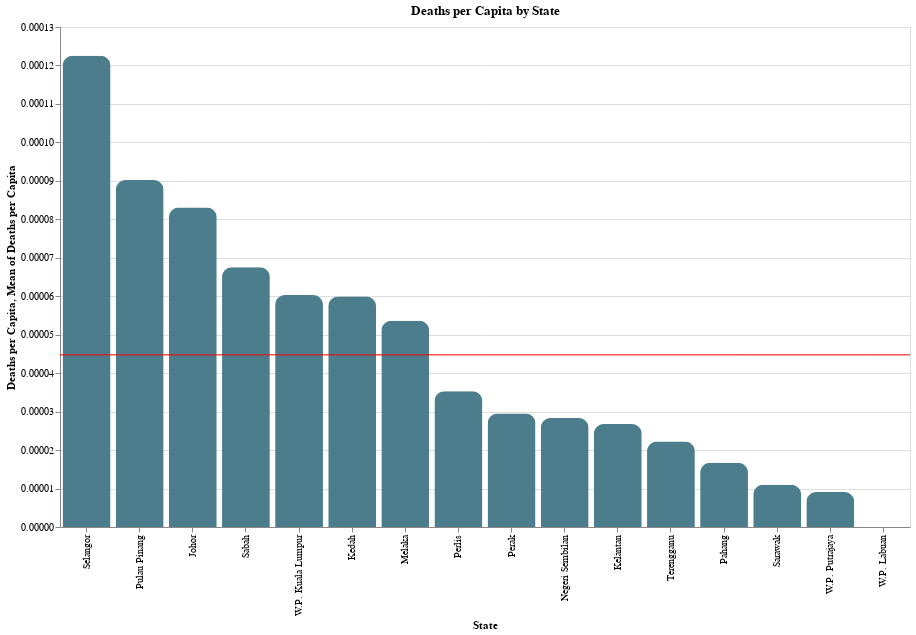

Write notebook code for a chart like this one.
### Code cell
#Plotting bar chart for deaths per capita by state

bar = alt.Chart(deaths_by_state).mark_bar(
    
    #To give the bars a rounded edge
    cornerRadiusTopLeft=10,
    cornerRadiusTopRight=10
).encode(
    
    #Sorting the values
    x=alt.X('State', sort='-y'),
    y='Deaths per Capita',
    color=alt.condition(
        alt.datum.year == 0,
        alt.value('red'),
        alt.value('#4b7d8d')
    )
)

#Adds a red line marking the mean value
rule = alt.Chart(deaths_by_state).mark_rule(color='red').encode(
    y='mean(Deaths per Capita)'
)

(bar + rule).properties(width=850, height=500, title='Deaths per Capita by State')

### Figure 1 — Vega-Lite specification as saved in the notebook (floating-point values rounded to 4 significant figures)
{"config": {"view": {"continuousWidth": 400, "continuousHeight": 300}}, "layer": [{"mark": {"type": "bar", "cornerRadiusTopLeft": 10, "cornerRadiusTopRight": 10}, "encoding": {"color": {"condition": {"value": "red", "test": "(datum.year === 0)"}, "value": "#4b7d8d"}, "x": {"type": "nominal", "field": "State", "sort": "-y"}, "y": {"type": "quantitative", "field": "Deaths per Capita"}}}, {"mark": {"type": "rule", "color": "red"}, "encoding": {"y": {"type": "quantitative", "aggregate": "mean", "field": "Deaths per Capita"}}}], "data": {"name": "data-88acee8968138dae885daa1aa876af90"}, "height": 500, "title": "Deaths per Capita by State", "width": 850, "$schema": "https://vega.github.io/schema/vega-lite/v4.8.1.json", "datasets": {"data-88acee8968138dae885daa1aa876af90": [{"State": "Selangor", "Deaths": 801, "Population": 6538000, "Deaths per Capita": 0.0001225}, {"State": "Pulau Pinang", "Deaths": 160, "Population": 1773600, "Deaths per Capita": 9.021e-05}, {"State": "Johor", "Deaths": 314, "Population": 3781000, "Deaths per Capita": 8.305e-05}, {"State": "Sabah", "Deaths": 264, "Population": 3908500, "Deaths per Capita": 6.755e-05}, {"State": "W.P. Kuala Lumpur", "Deaths": 107, "Population": 1773700, "Deaths per Capita": 6.033e-05}, {"State": "Kedah", "Deaths": 131, "Population": 2185100, "Deaths per Capita": 5.995e-05}, {"State": "Melaka", "Deaths": 50, "Population": 932700, "Deaths per Capita": 5.361e-05}, {"State": "Perlis", "Deaths": 9, "Population": 254900, "Deaths per Capita": 3.531e-05}, {"State": "Perak", "Deaths": 74, "Population": 2510300, "Deaths per Capita": 2.948e-05}, {"State": "Negeri Sembilan", "Deaths": 32, "Population": 1128800, "Deaths per Capita": 2.835e-05}, {"State": "Kelantan", "Deaths": 51, "Population": 1906700, "Deaths per Capita": 2.675e-05}, {"State": "Terengganu", "Deaths": 28, "Population": 1259300, "Deaths per Capita": 2.223e-05}, {"State": "Pahang", "Deaths": 28, "Population": 1678700, "Deaths per Capita": 1.668e-05}, {"State": "Sarawak", "Deaths": 31, "Population": 2816500, "Deaths per Capita": 1.101e-05}, {"State": "W.P. Putrajaya", "Deaths": 1, "Population": 110000, "Deaths per Capita": 9.091e-06}, {"State": "W.P. Labuan", "Deaths": 0, "Population": 99600, "Deaths per Capita": 0.0}]}}
